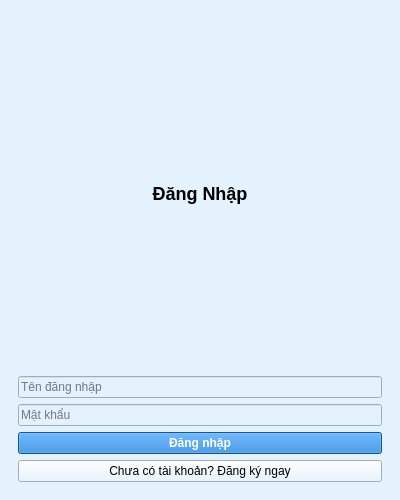
<?xml version="1.0" encoding="UTF-8"?>
<ui version="4.0">
 <class>MainWindow</class>
 <widget class="QMainWindow" name="MainWindow">
  <property name="geometry">
   <rect>
    <x>0</x>
    <y>0</y>
    <width>400</width>
    <height>500</height>
   </rect>
  </property>
  <property name="windowTitle">
   <string>Đăng nhập / Đăng ký</string>
  </property>
  <property name="styleSheet">
   <string notr="true">background-color: #e3f2fd;</string>
  </property>
  <widget class="QWidget" name="centralwidget">
   <layout class="QVBoxLayout" name="verticalLayout">
    <item>
     <widget class="QStackedWidget" name="stackedWidget">
      <widget class="QWidget" name="page_login">
       <layout class="QVBoxLayout" name="verticalLayout_2">
        <item><widget class="QLabel" name="label_login"><property name="text"><string>&lt;h2&gt;Đăng Nhập&lt;/h2&gt;</string></property><property name="alignment"><set>Qt::AlignCenter</set></property></widget></item>
        <item><widget class="QLineEdit" name="le_user_login"><property name="placeholderText"><string>Tên đăng nhập</string></property></widget></item>
        <item><widget class="QLineEdit" name="le_pass_login"><property name="echoMode"><enum>QLineEdit::Password</enum></property><property name="placeholderText"><string>Mật khẩu</string></property></widget></item>
        <item><widget class="QPushButton" name="btn_login"><property name="text"><string>Đăng nhập</string></property><property name="styleSheet"><string>background-color: #1976d2; color: white; font-weight: bold;</string></property></widget></item>
        <item><widget class="QPushButton" name="btn_go_to_register"><property name="text"><string>Chưa có tài khoản? Đăng ký ngay</string></property></widget></item>
       </layout>
      </widget>
      <widget class="QWidget" name="page_register">
       <layout class="QVBoxLayout" name="verticalLayout_3">
        <item><widget class="QLabel" name="label_reg"><property name="text"><string>&lt;h2&gt;Đăng Ký&lt;/h2&gt;</string></property><property name="alignment"><set>Qt::AlignCenter</set></property></widget></item>
        <item><widget class="QLineEdit" name="le_user_reg"><property name="placeholderText"><string>Tên đăng nhập mới</string></property></widget></item>
        <item><widget class="QLineEdit" name="le_pass_reg"><property name="echoMode"><enum>QLineEdit::Password</enum></property><property name="placeholderText"><string>Mật khẩu</string></property></widget></item>
        <item><widget class="QPushButton" name="btn_register"><property name="text"><string>Đăng ký</string></property><property name="styleSheet"><string>background-color: #2e7d32; color: white; font-weight: bold;</string></property></widget></item>
        <item><widget class="QPushButton" name="btn_go_to_login"><property name="text"><string>Đã có tài khoản? Đăng nhập</string></property></widget></item>
       </layout>
      </widget>
     </widget>
    </item>
   </layout>
  </widget>
 </widget>
</ui>
